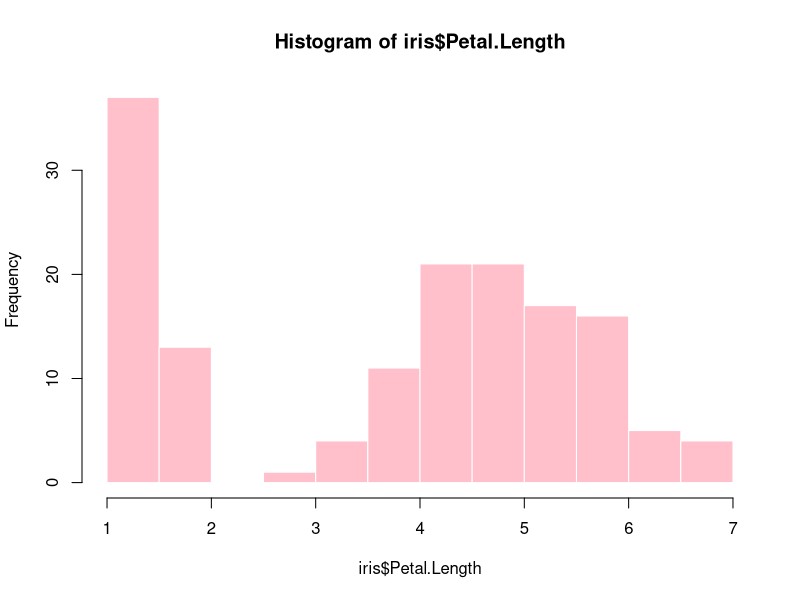
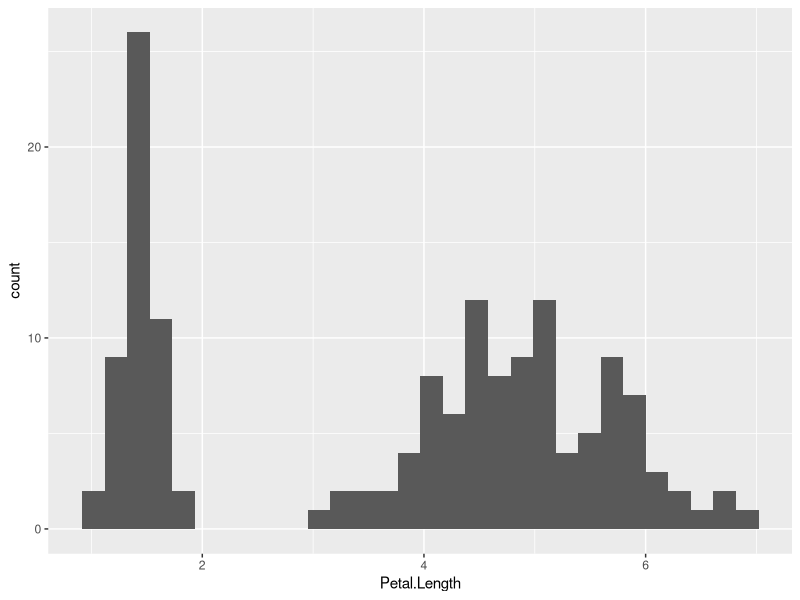

These figures' R source, in order:
#load in the iris data set;
data("iris")

#view the data set;
print(iris)

#pull up the help file for the mean function;
?mean

#calculate the mean of Petal.Length and save as an object named "petal_length_mean";
petal_length_mean <- mean(iris$Petal.Length)

#view the mean; 
print(petal_length_mean)

#pull up the help file for the histogram function;
?hist

#plot the distribution of Petal.Length as a histogram;
hist(iris$Petal.Length, col = "pink", border = "white")

#bonus;
#load in ggplot2 library
library(ggplot2)

#define the data set we will be working with and call in the column we want to plot;
ggplot(data = iris, aes(x = Petal.Length)) +
  geom_histogram()

#summary statistics for sepal length;
summary(iris$Sepal.Length)

#summary statistics for sepal width;
summary(iris$Sepal.Width)

#summary statistics for petal length;
summary(iris$Petal.Length)

#summary statistics for petal width;
summary(iris$Petal.Width)

#summary statistics for species;
summary(iris$Species)
